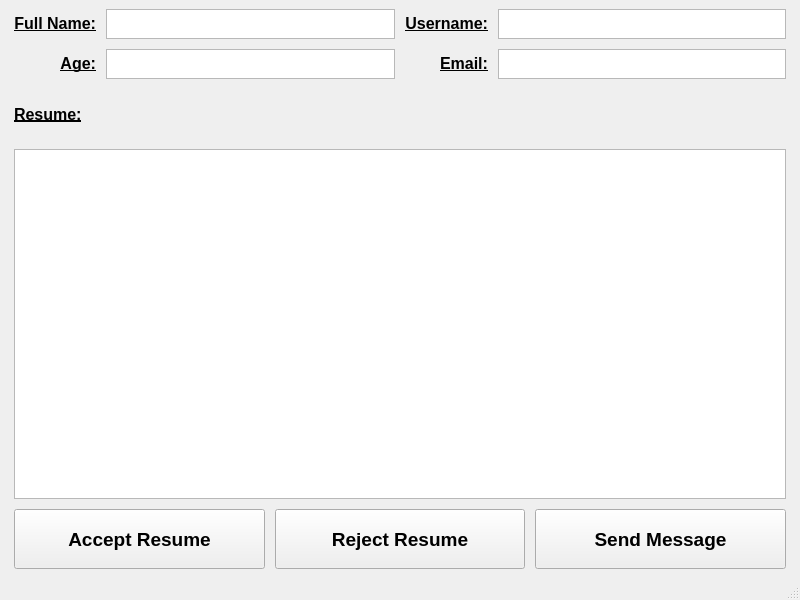
<?xml version="1.0" encoding="UTF-8"?>
<ui version="4.0">
 <class>MainWindow</class>
 <widget class="QMainWindow" name="MainWindow">
  <property name="geometry">
   <rect>
    <x>0</x>
    <y>0</y>
    <width>800</width>
    <height>600</height>
   </rect>
  </property>
  <property name="minimumSize">
   <size>
    <width>800</width>
    <height>600</height>
   </size>
  </property>
  <property name="maximumSize">
   <size>
    <width>800</width>
    <height>600</height>
   </size>
  </property>
  <property name="windowTitle">
   <string>MainWindow</string>
  </property>
  <widget class="QWidget" name="centralwidget">
   <layout class="QHBoxLayout" name="horizontalLayout">
    <item>
     <layout class="QVBoxLayout" name="verticalLayout">
      <property name="spacing">
       <number>10</number>
      </property>
      <property name="leftMargin">
       <number>5</number>
      </property>
      <property name="topMargin">
       <number>0</number>
      </property>
      <property name="rightMargin">
       <number>5</number>
      </property>
      <property name="bottomMargin">
       <number>0</number>
      </property>
      <item>
       <layout class="QGridLayout" name="gridLayout">
        <property name="topMargin">
         <number>0</number>
        </property>
        <item row="1" column="1">
         <widget class="QTextBrowser" name="age_textBox">
          <property name="maximumSize">
           <size>
            <width>16777215</width>
            <height>30</height>
           </size>
          </property>
          <property name="font">
           <font>
            <pointsize>12</pointsize>
            <weight>50</weight>
            <bold>false</bold>
           </font>
          </property>
         </widget>
        </item>
        <item row="0" column="1">
         <widget class="QTextBrowser" name="fullname_textBox">
          <property name="maximumSize">
           <size>
            <width>16777215</width>
            <height>30</height>
           </size>
          </property>
          <property name="font">
           <font>
            <pointsize>12</pointsize>
           </font>
          </property>
          <property name="readOnly">
           <bool>true</bool>
          </property>
         </widget>
        </item>
        <item row="0" column="0">
         <widget class="QLabel" name="label_3">
          <property name="font">
           <font>
            <pointsize>12</pointsize>
            <weight>75</weight>
            <bold>true</bold>
            <underline>true</underline>
           </font>
          </property>
          <property name="text">
           <string>&lt;html&gt;&lt;head/&gt;&lt;body&gt;&lt;p align=&quot;right&quot;&gt;Full Name:&lt;/p&gt;&lt;/body&gt;&lt;/html&gt;</string>
          </property>
         </widget>
        </item>
        <item row="0" column="2">
         <widget class="QLabel" name="label_2">
          <property name="font">
           <font>
            <pointsize>12</pointsize>
            <weight>75</weight>
            <bold>true</bold>
            <underline>true</underline>
           </font>
          </property>
          <property name="text">
           <string>&lt;html&gt;&lt;head/&gt;&lt;body&gt;&lt;p align=&quot;right&quot;&gt;Username:&lt;/p&gt;&lt;/body&gt;&lt;/html&gt;</string>
          </property>
         </widget>
        </item>
        <item row="0" column="3">
         <widget class="QTextBrowser" name="username_textBox">
          <property name="maximumSize">
           <size>
            <width>16777215</width>
            <height>30</height>
           </size>
          </property>
          <property name="font">
           <font>
            <pointsize>12</pointsize>
            <weight>50</weight>
            <bold>false</bold>
           </font>
          </property>
          <property name="html">
           <string>&lt;!DOCTYPE HTML PUBLIC &quot;-//W3C//DTD HTML 4.0//EN&quot; &quot;http://www.w3.org/TR/REC-html40/strict.dtd&quot;&gt;
&lt;html&gt;&lt;head&gt;&lt;meta name=&quot;qrichtext&quot; content=&quot;1&quot; /&gt;&lt;style type=&quot;text/css&quot;&gt;
p, li { white-space: pre-wrap; }
&lt;/style&gt;&lt;/head&gt;&lt;body style=&quot; font-family:'MS Shell Dlg 2'; font-size:12pt; font-weight:400; font-style:normal;&quot;&gt;
&lt;p style=&quot;-qt-paragraph-type:empty; margin-top:0px; margin-bottom:0px; margin-left:0px; margin-right:0px; -qt-block-indent:0; text-indent:0px; font-size:9pt; font-weight:600;&quot;&gt;&lt;br /&gt;&lt;/p&gt;&lt;/body&gt;&lt;/html&gt;</string>
          </property>
         </widget>
        </item>
        <item row="1" column="0">
         <widget class="QLabel" name="label_4">
          <property name="font">
           <font>
            <pointsize>12</pointsize>
            <weight>75</weight>
            <bold>true</bold>
            <underline>true</underline>
           </font>
          </property>
          <property name="text">
           <string>&lt;html&gt;&lt;head/&gt;&lt;body&gt;&lt;p align=&quot;right&quot;&gt;Age:&lt;/p&gt;&lt;/body&gt;&lt;/html&gt;</string>
          </property>
         </widget>
        </item>
        <item row="1" column="2">
         <widget class="QLabel" name="label">
          <property name="font">
           <font>
            <pointsize>12</pointsize>
            <weight>75</weight>
            <bold>true</bold>
            <underline>true</underline>
           </font>
          </property>
          <property name="text">
           <string>&lt;html&gt;&lt;head/&gt;&lt;body&gt;&lt;p align=&quot;right&quot;&gt;Email:&lt;/p&gt;&lt;/body&gt;&lt;/html&gt;</string>
          </property>
         </widget>
        </item>
        <item row="1" column="3">
         <widget class="QTextBrowser" name="email_textBox">
          <property name="minimumSize">
           <size>
            <width>0</width>
            <height>0</height>
           </size>
          </property>
          <property name="maximumSize">
           <size>
            <width>16777215</width>
            <height>30</height>
           </size>
          </property>
          <property name="font">
           <font>
            <pointsize>12</pointsize>
           </font>
          </property>
          <property name="html">
           <string>&lt;!DOCTYPE HTML PUBLIC &quot;-//W3C//DTD HTML 4.0//EN&quot; &quot;http://www.w3.org/TR/REC-html40/strict.dtd&quot;&gt;
&lt;html&gt;&lt;head&gt;&lt;meta name=&quot;qrichtext&quot; content=&quot;1&quot; /&gt;&lt;style type=&quot;text/css&quot;&gt;
p, li { white-space: pre-wrap; }
&lt;/style&gt;&lt;/head&gt;&lt;body style=&quot; font-family:'MS Shell Dlg 2'; font-size:12pt; font-weight:400; font-style:normal;&quot;&gt;
&lt;p style=&quot;-qt-paragraph-type:empty; margin-top:0px; margin-bottom:0px; margin-left:0px; margin-right:0px; -qt-block-indent:0; text-indent:0px;&quot;&gt;&lt;br /&gt;&lt;/p&gt;&lt;/body&gt;&lt;/html&gt;</string>
          </property>
         </widget>
        </item>
       </layout>
      </item>
      <item>
       <layout class="QVBoxLayout" name="verticalLayout_3">
        <property name="topMargin">
         <number>0</number>
        </property>
        <property name="bottomMargin">
         <number>0</number>
        </property>
        <item>
         <widget class="QLabel" name="label_6">
          <property name="font">
           <font>
            <pointsize>12</pointsize>
            <weight>75</weight>
            <bold>true</bold>
            <underline>true</underline>
           </font>
          </property>
          <property name="text">
           <string>Resume:</string>
          </property>
         </widget>
        </item>
        <item>
         <widget class="QTextBrowser" name="resume_textBox">
          <property name="minimumSize">
           <size>
            <width>0</width>
            <height>350</height>
           </size>
          </property>
          <property name="maximumSize">
           <size>
            <width>16777215</width>
            <height>350</height>
           </size>
          </property>
          <property name="font">
           <font>
            <pointsize>12</pointsize>
            <weight>50</weight>
            <bold>false</bold>
           </font>
          </property>
         </widget>
        </item>
        <item>
         <layout class="QHBoxLayout" name="horizontalLayout_2">
          <item>
           <widget class="QPushButton" name="accept_resume_button">
            <property name="minimumSize">
             <size>
              <width>0</width>
              <height>60</height>
             </size>
            </property>
            <property name="maximumSize">
             <size>
              <width>16777215</width>
              <height>60</height>
             </size>
            </property>
            <property name="font">
             <font>
              <pointsize>14</pointsize>
              <weight>75</weight>
              <bold>true</bold>
             </font>
            </property>
            <property name="cursor">
             <cursorShape>PointingHandCursor</cursorShape>
            </property>
            <property name="text">
             <string>Accept Resume</string>
            </property>
           </widget>
          </item>
          <item>
           <widget class="QPushButton" name="reject_resume_button">
            <property name="minimumSize">
             <size>
              <width>0</width>
              <height>60</height>
             </size>
            </property>
            <property name="maximumSize">
             <size>
              <width>16777215</width>
              <height>60</height>
             </size>
            </property>
            <property name="font">
             <font>
              <pointsize>14</pointsize>
              <weight>75</weight>
              <bold>true</bold>
             </font>
            </property>
            <property name="cursor">
             <cursorShape>PointingHandCursor</cursorShape>
            </property>
            <property name="text">
             <string>Reject Resume</string>
            </property>
           </widget>
          </item>
          <item>
           <widget class="QPushButton" name="send_message_button">
            <property name="minimumSize">
             <size>
              <width>0</width>
              <height>60</height>
             </size>
            </property>
            <property name="maximumSize">
             <size>
              <width>16777215</width>
              <height>60</height>
             </size>
            </property>
            <property name="font">
             <font>
              <pointsize>14</pointsize>
              <weight>75</weight>
              <bold>true</bold>
             </font>
            </property>
            <property name="cursor">
             <cursorShape>PointingHandCursor</cursorShape>
            </property>
            <property name="text">
             <string>Send Message</string>
            </property>
           </widget>
          </item>
         </layout>
        </item>
       </layout>
      </item>
     </layout>
    </item>
   </layout>
  </widget>
  <widget class="QMenuBar" name="menubar">
   <property name="geometry">
    <rect>
     <x>0</x>
     <y>0</y>
     <width>800</width>
     <height>21</height>
    </rect>
   </property>
  </widget>
  <widget class="QStatusBar" name="statusbar"/>
 </widget>
 <resources/>
 <connections/>
</ui>
